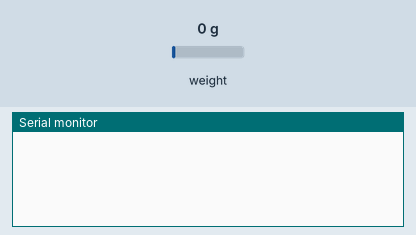
A sketch run on a simulated Arduino Uno, built with avr-gcc and run on an emulated ATmega328P. Parts: the last lines printed to the serial monitor. The inputs (shaded band) are chosen by the test bench; at power-on: weight on the scale 0 g.

Above: at 2.2 s.
2.3 s: weight on the scale set to 100 g
At 4.4 s:
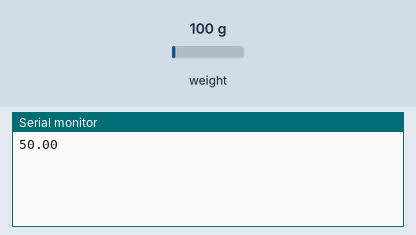
5.0 s: weight on the scale set to 1250 g
At 6.4 s:
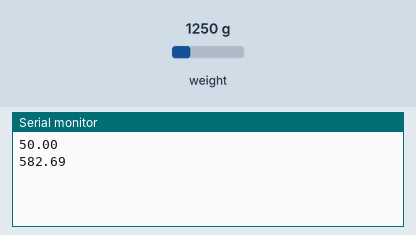
Timing chart, 0 to 8.0 s (numbered marks = the images above; inputs shaded):
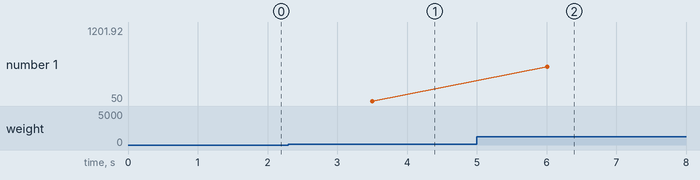

Measured:
- after the input at 2.3 s, the serial monitor: prints a new line after 1.2 s (image 1)
- after the input at 5.0 s, the serial monitor: prints a new line after 1.0 s (image 2)
- plotted number 1: 50 → 1201.92 after the input at 5.0 s

The sketch:

LoadCellPlotterCode.ino
```cpp
//
//    FILE: HX_plotter.ino
//  AUTHOR: Rob Tillaart
// PURPOSE: HX711 demo
//     URL: https://github.com/RobTillaart/HX711


#include "HX711.h"

HX711 scale;

const int sampleSize = 25;
uint8_t dataPin = 2;
uint8_t clockPin = 3;

uint32_t start, stop;
volatile float f;
double urmom[sampleSize];
int i=0;


void setup()
{
  // Initializes.
  for (int i=0; i<sampleSize; i++)
  {
    urmom[i] = 0;
  }
  Serial.begin(9600);
  // Serial.println(__FILE__);
  // Serial.print("LIBRARY VERSION: ");
  // Serial.println(HX711_LIB_VERSION);
  // Serial.println();

  scale.begin(dataPin, clockPin);

  // Sets offsets and scales
  scale.set_offset(10304);
  scale.set_scale(1891.308715);
  scale.tare();
  // reset the scale to zero = 0
}


void loop()
{
  // continuous scale 4x per second
  f = scale.get_units(0);
  urmom[i] = (double)f;
  int count = 1;
  double avg= 0;
  if(i==sampleSize-1)
  {
    for(int a = 0; a<sampleSize; a++){
        avg +=urmom[a];
        count++;
    }
    avg /=count;
    i = -1;
      //Serial.println((String)sampleSize+"-unit avg: "+(String)avg);
      Serial.println((String)avg);
       for (int i=0; i<sampleSize; i++)
  {
    urmom[i] = 0;
  }

  }
  i++;
}

// -- END OF FILE --
// We measured 43370 units for 10.785 kg
```
